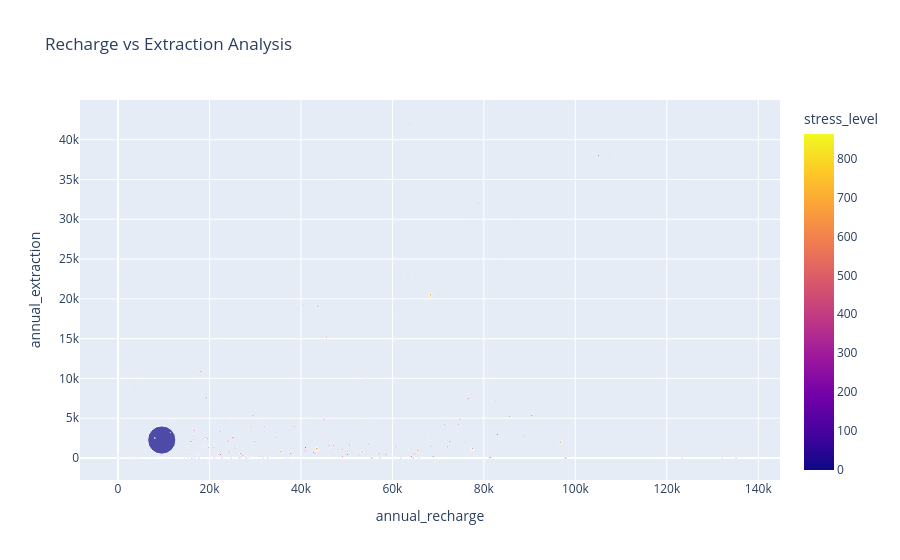

Notebook cell for this chart:
### Code cell
fig = px.scatter(df,
                x="annual_recharge",
                y="annual_extraction",
                color="stress_level",
                size="risk_score",
                title="Recharge vs Extraction Analysis")

fig.show()

### Figure 1 — Plotly figure (JSON) as saved in the notebook; plotly's stock layout.template omitted (floating-point values rounded to 4 significant figures; data arrays with more than 128 entries replaced by an {"elided": "..."} marker saying what was removed)
{"data": [{"hovertemplate": "annual_recharge=%{x}<br>annual_extraction=%{y}<br>risk_score=%{marker.size}<br>stress_level=%{marker.color}<extra></extra>", "legendgroup": "", "marker": {"color": {"elided": "758 float values"}, "coloraxis": "coloraxis", "size": {"elided": "758 float values"}, "sizemode": "area", "sizeref": 37.63, "symbol": "circle"}, "mode": "markers", "name": "", "orientation": "v", "showlegend": false, "type": "scatter", "x": {"elided": "758 float values"}, "xaxis": "x", "y": {"elided": "758 float values"}, "yaxis": "y"}], "layout": {"coloraxis": {"colorbar": {"title": {"text": "stress_level"}}, "colorscale": [[0, "#0d0887"], [0.1111, "#46039f"], [0.2222, "#7201a8"], [0.3333, "#9c179e"], [0.4444, "#bd3786"], [0.5556, "#d8576b"], [0.6667, "#ed7953"], [0.7778, "#fb9f3a"], [0.8889, "#fdca26"], [1, "#f0f921"]]}, "legend": {"itemsizing": "constant", "tracegroupgap": 0}, "title": {"text": "Recharge vs Extraction Analysis"}, "xaxis": {"anchor": "y", "domain": [0, 1], "title": {"text": "annual_recharge"}}, "yaxis": {"anchor": "x", "domain": [0, 1], "title": {"text": "annual_extraction"}}}}
